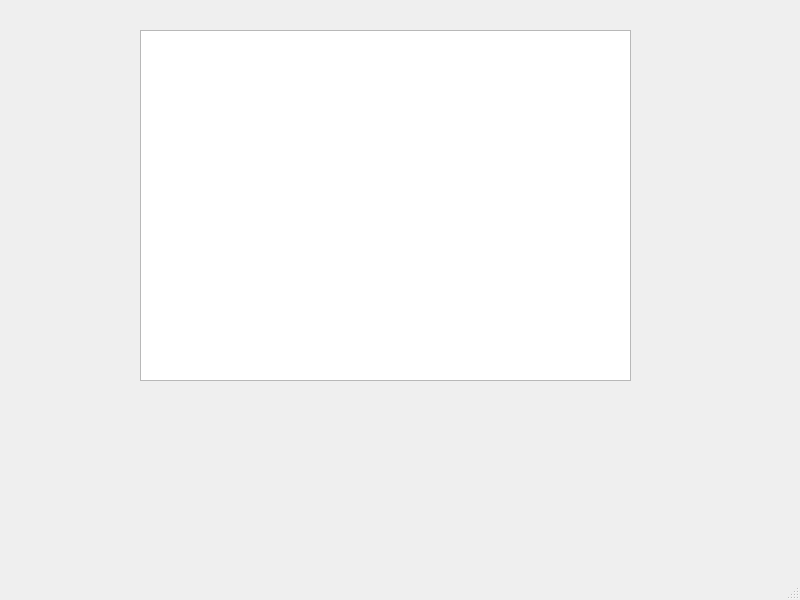
<?xml version="1.0" encoding="UTF-8"?>
<ui version="4.0">
 <class>MainWindow</class>
 <widget class="QMainWindow" name="MainWindow">
  <property name="geometry">
   <rect>
    <x>0</x>
    <y>0</y>
    <width>800</width>
    <height>600</height>
   </rect>
  </property>
  <property name="windowTitle">
   <string>MainWindow</string>
  </property>
  <widget class="QWidget" name="centralwidget">
   <widget class="QTextEdit" name="textEdit">
    <property name="geometry">
     <rect>
      <x>140</x>
      <y>30</y>
      <width>491</width>
      <height>351</height>
     </rect>
    </property>
   </widget>
  </widget>
  <widget class="QMenuBar" name="menubar">
   <property name="geometry">
    <rect>
     <x>0</x>
     <y>0</y>
     <width>800</width>
     <height>23</height>
    </rect>
   </property>
  </widget>
  <widget class="QStatusBar" name="statusbar"/>
 </widget>
 <resources/>
 <connections/>
</ui>
